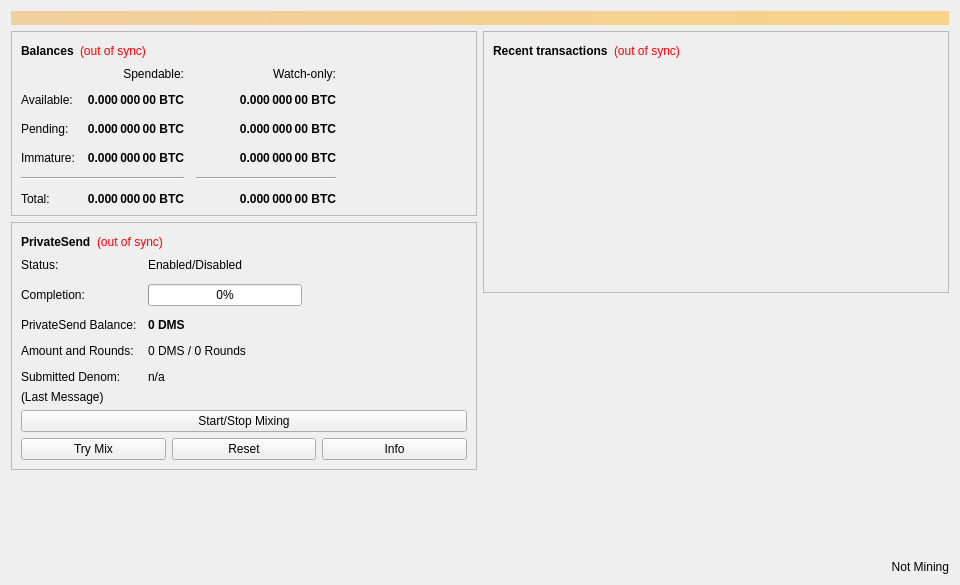
<?xml version="1.0" encoding="UTF-8"?>
<ui version="4.0">
 <class>OverviewPage</class>
 <widget class="QWidget" name="OverviewPage">
  <property name="geometry">
   <rect>
    <x>0</x>
    <y>0</y>
    <width>960</width>
    <height>585</height>
   </rect>
  </property>
  <property name="minimumSize">
   <size>
    <width>960</width>
    <height>0</height>
   </size>
  </property>
  <property name="windowTitle">
   <string>Form</string>
  </property>
  <layout class="QVBoxLayout" name="topLayout">
   <item>
    <widget class="QLabel" name="labelAlerts">
     <property name="visible">
      <bool>false</bool>
     </property>
     <property name="styleSheet">
      <string notr="true">QLabel { background-color: qlineargradient(x1: 0, y1: 0, x2: 1, y2: 0, stop:0 #F0D0A0, stop:1 #F8D488); color:#000000; }</string>
     </property>
     <property name="wordWrap">
      <bool>true</bool>
     </property>
     <property name="margin">
      <number>3</number>
     </property>
     <property name="openExternalLinks">
      <bool>true</bool>
     </property>
     <property name="textInteractionFlags">
      <set>Qt::TextBrowserInteraction</set>
     </property>
    </widget>
   </item>
   <item>
    <layout class="QHBoxLayout" name="horizontalLayout" stretch="1,1">
     <item>
      <layout class="QVBoxLayout" name="verticalLayout_2">
       <item>
        <widget class="QFrame" name="frame">
         <property name="frameShape">
          <enum>QFrame::StyledPanel</enum>
         </property>
         <property name="frameShadow">
          <enum>QFrame::Raised</enum>
         </property>
         <layout class="QVBoxLayout" name="verticalLayout_4">
          <item>
           <layout class="QHBoxLayout" name="horizontalLayout_4">
            <item>
             <widget class="QLabel" name="label_5">
              <property name="font">
               <font>
                <weight>75</weight>
                <bold>true</bold>
               </font>
              </property>
              <property name="text">
               <string>Balances</string>
              </property>
             </widget>
            </item>
            <item>
             <widget class="QLabel" name="labelWalletStatus">
              <property name="toolTip">
               <string>The displayed information may be out of date. Your wallet automatically synchronizes with the Documentchain network after a connection is established, but this process has not completed yet.</string>
              </property>
              <property name="styleSheet">
               <string notr="true">QLabel { color: red; }</string>
              </property>
              <property name="text">
               <string notr="true">(out of sync)</string>
              </property>
              <property name="alignment">
               <set>Qt::AlignLeading|Qt::AlignLeft|Qt::AlignVCenter</set>
              </property>
             </widget>
            </item>
            <item>
             <spacer name="horizontalSpacer_3">
              <property name="orientation">
               <enum>Qt::Horizontal</enum>
              </property>
              <property name="sizeHint" stdset="0">
               <size>
                <width>40</width>
                <height>20</height>
               </size>
              </property>
             </spacer>
            </item>
           </layout>
          </item>
          <item>
           <layout class="QGridLayout" name="gridLayout">
            <property name="spacing">
             <number>12</number>
            </property>
            <item row="2" column="2">
             <widget class="QLabel" name="labelWatchPending">
              <property name="font">
               <font>
                <weight>75</weight>
                <bold>true</bold>
               </font>
              </property>
              <property name="cursor">
               <cursorShape>IBeamCursor</cursorShape>
              </property>
              <property name="toolTip">
               <string>Unconfirmed transactions to watch-only addresses</string>
              </property>
              <property name="text">
               <string notr="true">0.000 000 00 BTC</string>
              </property>
              <property name="alignment">
               <set>Qt::AlignRight|Qt::AlignTrailing|Qt::AlignVCenter</set>
              </property>
              <property name="textInteractionFlags">
               <set>Qt::LinksAccessibleByMouse|Qt::TextSelectableByKeyboard|Qt::TextSelectableByMouse</set>
              </property>
             </widget>
            </item>
            <item row="2" column="1">
             <widget class="QLabel" name="labelUnconfirmed">
              <property name="font">
               <font>
                <weight>75</weight>
                <bold>true</bold>
               </font>
              </property>
              <property name="cursor">
               <cursorShape>IBeamCursor</cursorShape>
              </property>
              <property name="toolTip">
               <string>Total of transactions that have yet to be confirmed, and do not yet count toward the spendable balance</string>
              </property>
              <property name="text">
               <string notr="true">0.000 000 00 BTC</string>
              </property>
              <property name="alignment">
               <set>Qt::AlignRight|Qt::AlignTrailing|Qt::AlignVCenter</set>
              </property>
              <property name="textInteractionFlags">
               <set>Qt::LinksAccessibleByMouse|Qt::TextSelectableByKeyboard|Qt::TextSelectableByMouse</set>
              </property>
             </widget>
            </item>
            <item row="3" column="2">
             <widget class="QLabel" name="labelWatchImmature">
              <property name="font">
               <font>
                <weight>75</weight>
                <bold>true</bold>
               </font>
              </property>
              <property name="cursor">
               <cursorShape>IBeamCursor</cursorShape>
              </property>
              <property name="toolTip">
               <string>Mined balance in watch-only addresses that has not yet matured</string>
              </property>
              <property name="text">
               <string notr="true">0.000 000 00 BTC</string>
              </property>
              <property name="alignment">
               <set>Qt::AlignRight|Qt::AlignTrailing|Qt::AlignVCenter</set>
              </property>
              <property name="textInteractionFlags">
               <set>Qt::LinksAccessibleByMouse|Qt::TextSelectableByKeyboard|Qt::TextSelectableByMouse</set>
              </property>
             </widget>
            </item>
            <item row="4" column="0" colspan="2">
             <widget class="Line" name="lineSpendableBalance">
              <property name="orientation">
               <enum>Qt::Horizontal</enum>
              </property>
             </widget>
            </item>
            <item row="4" column="2">
             <widget class="Line" name="lineWatchBalance">
              <property name="sizePolicy">
               <sizepolicy hsizetype="Preferred" vsizetype="Fixed">
                <horstretch>0</horstretch>
                <verstretch>0</verstretch>
               </sizepolicy>
              </property>
              <property name="minimumSize">
               <size>
                <width>140</width>
                <height>0</height>
               </size>
              </property>
              <property name="orientation">
               <enum>Qt::Horizontal</enum>
              </property>
             </widget>
            </item>
            <item row="5" column="0">
             <widget class="QLabel" name="labelTotalText">
              <property name="text">
               <string>Total:</string>
              </property>
             </widget>
            </item>
            <item row="3" column="1">
             <widget class="QLabel" name="labelImmature">
              <property name="font">
               <font>
                <weight>75</weight>
                <bold>true</bold>
               </font>
              </property>
              <property name="cursor">
               <cursorShape>IBeamCursor</cursorShape>
              </property>
              <property name="toolTip">
               <string>Mined balance that has not yet matured</string>
              </property>
              <property name="text">
               <string notr="true">0.000 000 00 BTC</string>
              </property>
              <property name="alignment">
               <set>Qt::AlignRight|Qt::AlignTrailing|Qt::AlignVCenter</set>
              </property>
              <property name="textInteractionFlags">
               <set>Qt::LinksAccessibleByMouse|Qt::TextSelectableByKeyboard|Qt::TextSelectableByMouse</set>
              </property>
             </widget>
            </item>
            <item row="2" column="3">
             <spacer name="horizontalSpacer_2">
              <property name="orientation">
               <enum>Qt::Horizontal</enum>
              </property>
              <property name="sizeHint" stdset="0">
               <size>
                <width>40</width>
                <height>20</height>
               </size>
              </property>
             </spacer>
            </item>
            <item row="3" column="0">
             <widget class="QLabel" name="labelImmatureText">
              <property name="text">
               <string>Immature:</string>
              </property>
             </widget>
            </item>
            <item row="5" column="1">
             <widget class="QLabel" name="labelTotal">
              <property name="font">
               <font>
                <weight>75</weight>
                <bold>true</bold>
               </font>
              </property>
              <property name="cursor">
               <cursorShape>IBeamCursor</cursorShape>
              </property>
              <property name="toolTip">
               <string>Your current total balance</string>
              </property>
              <property name="text">
               <string notr="true">0.000 000 00 BTC</string>
              </property>
              <property name="alignment">
               <set>Qt::AlignRight|Qt::AlignTrailing|Qt::AlignVCenter</set>
              </property>
              <property name="textInteractionFlags">
               <set>Qt::LinksAccessibleByMouse|Qt::TextSelectableByKeyboard|Qt::TextSelectableByMouse</set>
              </property>
             </widget>
            </item>
            <item row="5" column="2">
             <widget class="QLabel" name="labelWatchTotal">
              <property name="font">
               <font>
                <weight>75</weight>
                <bold>true</bold>
               </font>
              </property>
              <property name="cursor">
               <cursorShape>IBeamCursor</cursorShape>
              </property>
              <property name="toolTip">
               <string>Current total balance in watch-only addresses</string>
              </property>
              <property name="text">
               <string notr="true">0.000 000 00 BTC</string>
              </property>
              <property name="alignment">
               <set>Qt::AlignRight|Qt::AlignTrailing|Qt::AlignVCenter</set>
              </property>
              <property name="textInteractionFlags">
               <set>Qt::LinksAccessibleByMouse|Qt::TextSelectableByKeyboard|Qt::TextSelectableByMouse</set>
              </property>
             </widget>
            </item>
            <item row="0" column="2">
             <widget class="QLabel" name="labelWatchonly">
              <property name="text">
               <string>Watch-only:</string>
              </property>
              <property name="alignment">
               <set>Qt::AlignRight|Qt::AlignTrailing|Qt::AlignVCenter</set>
              </property>
             </widget>
            </item>
            <item row="1" column="0">
             <widget class="QLabel" name="labelBalanceText">
              <property name="text">
               <string>Available:</string>
              </property>
             </widget>
            </item>
            <item row="1" column="1">
             <widget class="QLabel" name="labelBalance">
              <property name="font">
               <font>
                <weight>75</weight>
                <bold>true</bold>
               </font>
              </property>
              <property name="cursor">
               <cursorShape>IBeamCursor</cursorShape>
              </property>
              <property name="toolTip">
               <string>Your current spendable balance</string>
              </property>
              <property name="text">
               <string notr="true">0.000 000 00 BTC</string>
              </property>
              <property name="alignment">
               <set>Qt::AlignRight|Qt::AlignTrailing|Qt::AlignVCenter</set>
              </property>
              <property name="textInteractionFlags">
               <set>Qt::LinksAccessibleByMouse|Qt::TextSelectableByKeyboard|Qt::TextSelectableByMouse</set>
              </property>
             </widget>
            </item>
            <item row="1" column="2">
             <widget class="QLabel" name="labelWatchAvailable">
              <property name="font">
               <font>
                <weight>75</weight>
                <bold>true</bold>
               </font>
              </property>
              <property name="cursor">
               <cursorShape>IBeamCursor</cursorShape>
              </property>
              <property name="toolTip">
               <string>Your current balance in watch-only addresses</string>
              </property>
              <property name="text">
               <string notr="true">0.000 000 00 BTC</string>
              </property>
              <property name="alignment">
               <set>Qt::AlignRight|Qt::AlignTrailing|Qt::AlignVCenter</set>
              </property>
              <property name="textInteractionFlags">
               <set>Qt::LinksAccessibleByMouse|Qt::TextSelectableByKeyboard|Qt::TextSelectableByMouse</set>
              </property>
             </widget>
            </item>
            <item row="2" column="0">
             <widget class="QLabel" name="labelPendingText">
              <property name="text">
               <string>Pending:</string>
              </property>
             </widget>
            </item>
            <item row="0" column="1">
             <widget class="QLabel" name="labelSpendable">
              <property name="text">
               <string>Spendable:</string>
              </property>
              <property name="alignment">
               <set>Qt::AlignRight|Qt::AlignTrailing|Qt::AlignVCenter</set>
              </property>
             </widget>
            </item>
           </layout>
          </item>
         </layout>
        </widget>
       </item>
       <item>
        <widget class="QFrame" name="framePrivateSend">
         <property name="layoutDirection">
          <enum>Qt::LeftToRight</enum>
         </property>
         <property name="frameShape">
          <enum>QFrame::StyledPanel</enum>
         </property>
         <property name="frameShadow">
          <enum>QFrame::Raised</enum>
         </property>
         <layout class="QVBoxLayout" name="VerticalLayout_PS1">
          <item>
           <layout class="QHBoxLayout" name="horizontalLayout_5">
            <item>
             <widget class="QLabel" name="labelPrivateSendHeader">
              <property name="font">
               <font>
                <weight>75</weight>
                <bold>true</bold>
               </font>
              </property>
              <property name="text">
               <string>PrivateSend</string>
              </property>
             </widget>
            </item>
            <item>
             <widget class="QLabel" name="labelPrivateSendSyncStatus">
              <property name="toolTip">
               <string>The displayed information may be out of date. Your wallet automatically synchronizes with the Documentchain network after a connection is established, but this process has not completed yet.</string>
              </property>
              <property name="styleSheet">
               <string notr="true">QLabel { color: red; }</string>
              </property>
              <property name="text">
               <string notr="true">(out of sync)</string>
              </property>
              <property name="alignment">
               <set>Qt::AlignLeading|Qt::AlignLeft|Qt::AlignVCenter</set>
              </property>
             </widget>
            </item>
            <item>
             <spacer name="horizontalSpacer_4">
              <property name="orientation">
               <enum>Qt::Horizontal</enum>
              </property>
              <property name="sizeHint" stdset="0">
               <size>
                <width>40</width>
                <height>20</height>
               </size>
              </property>
             </spacer>
            </item>
           </layout>
          </item>
          <item>
           <layout class="QFormLayout" name="privateSendFormLayout">
            <property name="fieldGrowthPolicy">
             <enum>QFormLayout::AllNonFixedFieldsGrow</enum>
            </property>
            <property name="horizontalSpacing">
             <number>11</number>
            </property>
            <property name="verticalSpacing">
             <number>12</number>
            </property>
            <item row="0" column="0">
             <widget class="QLabel" name="labelPrivateSendEnabledText">
              <property name="text">
               <string>Status:</string>
              </property>
             </widget>
            </item>
            <item row="0" column="1">
             <widget class="QLabel" name="labelPrivateSendEnabled">
              <property name="text">
               <string>Enabled/Disabled</string>
              </property>
             </widget>
            </item>
            <item row="1" column="0">
             <widget class="QLabel" name="labelCompletitionText">
              <property name="text">
               <string>Completion:</string>
              </property>
             </widget>
            </item>
            <item row="1" column="1">
             <widget class="QProgressBar" name="privateSendProgress">
              <property name="maximumSize">
               <size>
                <width>154</width>
                <height>16777215</height>
               </size>
              </property>
              <property name="value">
               <number>0</number>
              </property>
             </widget>
            </item>
            <item row="2" column="0">
             <widget class="QLabel" name="labelAnonymizedText">
              <property name="text">
               <string>PrivateSend Balance:</string>
              </property>
             </widget>
            </item>
            <item row="2" column="1">
             <widget class="QLabel" name="labelAnonymized">
              <property name="font">
               <font>
                <weight>75</weight>
                <bold>true</bold>
               </font>
              </property>
              <property name="text">
               <string notr="true">0 DMS</string>
              </property>
             </widget>
            </item>
            <item row="3" column="0">
             <widget class="QLabel" name="labelAmountAndRoundsText">
              <property name="text">
               <string>Amount and Rounds:</string>
              </property>
             </widget>
            </item>
            <item row="3" column="1">
             <widget class="QLabel" name="labelAmountRounds">
              <property name="text">
               <string>0 DMS / 0 Rounds</string>
              </property>
             </widget>
            </item>
            <item row="4" column="0">
             <widget class="QLabel" name="labelSubmittedDenomText">
              <property name="text">
               <string>Submitted Denom:</string>
              </property>
             </widget>
            </item>
            <item row="4" column="1">
             <widget class="QLabel" name="labelSubmittedDenom">
              <property name="toolTip">
               <string>The denominations you submitted to the Masternode.&lt;br&gt;To mix, other users must submit the exact same denominations.</string>
              </property>
              <property name="text">
               <string>n/a</string>
              </property>
             </widget>
            </item>
           </layout>
          </item>
          <item>
           <layout class="QVBoxLayout" name="VerticalLayout_PS">
            <item>
             <widget class="QLabel" name="labelPrivateSendLastMessage">
              <property name="text">
               <string>(Last Message)</string>
              </property>
              <property name="alignment">
               <set>Qt::AlignLeading|Qt::AlignLeft|Qt::AlignTop</set>
              </property>
              <property name="wordWrap">
               <bool>true</bool>
              </property>
             </widget>
            </item>
            <item>
             <widget class="QPushButton" name="togglePrivateSend">
              <property name="sizePolicy">
               <sizepolicy hsizetype="MinimumExpanding" vsizetype="Fixed">
                <horstretch>0</horstretch>
                <verstretch>0</verstretch>
               </sizepolicy>
              </property>
              <property name="text">
               <string>Start/Stop Mixing</string>
              </property>
             </widget>
            </item>
            <item>
             <layout class="QHBoxLayout" name="horizontalLayout_debugbuttons">
              <item>
               <widget class="QPushButton" name="privateSendAuto">
                <property name="sizePolicy">
                 <sizepolicy hsizetype="MinimumExpanding" vsizetype="Fixed">
                  <horstretch>0</horstretch>
                  <verstretch>0</verstretch>
                 </sizepolicy>
                </property>
                <property name="toolTip">
                 <string>Try to manually submit a PrivateSend request.</string>
                </property>
                <property name="text">
                 <string>Try Mix</string>
                </property>
               </widget>
              </item>
              <item>
               <widget class="QPushButton" name="privateSendReset">
                <property name="sizePolicy">
                 <sizepolicy hsizetype="MinimumExpanding" vsizetype="Fixed">
                  <horstretch>0</horstretch>
                  <verstretch>0</verstretch>
                 </sizepolicy>
                </property>
                <property name="toolTip">
                 <string>Reset the current status of PrivateSend (can interrupt PrivateSend if it's in the process of Mixing, which can cost you money!)</string>
                </property>
                <property name="autoFillBackground">
                 <bool>false</bool>
                </property>
                <property name="text">
                 <string>Reset</string>
                </property>
               </widget>
              </item>
              <item>
               <widget class="QPushButton" name="privateSendInfo">
                <property name="sizePolicy">
                 <sizepolicy hsizetype="MinimumExpanding" vsizetype="Fixed">
                  <horstretch>0</horstretch>
                  <verstretch>0</verstretch>
                 </sizepolicy>
                </property>
                <property name="toolTip">
                 <string>Information about PrivateSend and Mixing</string>
                </property>
                <property name="text">
                 <string>Info</string>
                </property>
               </widget>
              </item>
             </layout>
            </item>
           </layout>
          </item>
         </layout>
        </widget>
       </item>
       <item>
        <spacer name="verticalSpacer">
         <property name="orientation">
          <enum>Qt::Vertical</enum>
         </property>
         <property name="sizeHint" stdset="0">
          <size>
           <width>20</width>
           <height>40</height>
          </size>
         </property>
        </spacer>
       </item>
      </layout>
     </item>
     <item>
      <layout class="QVBoxLayout" name="verticalLayout_3">
       <item>
        <widget class="QFrame" name="frame_2">
         <property name="frameShape">
          <enum>QFrame::StyledPanel</enum>
         </property>
         <property name="frameShadow">
          <enum>QFrame::Raised</enum>
         </property>
         <layout class="QVBoxLayout" name="verticalLayout">
          <item>
           <layout class="QHBoxLayout" name="horizontalLayout_2">
            <item>
             <widget class="QLabel" name="label_4">
              <property name="font">
               <font>
                <weight>75</weight>
                <bold>true</bold>
               </font>
              </property>
              <property name="text">
               <string>Recent transactions</string>
              </property>
             </widget>
            </item>
            <item>
             <widget class="QLabel" name="labelTransactionsStatus">
              <property name="toolTip">
               <string>The displayed information may be out of date. Your wallet automatically synchronizes with the Documentchain network after a connection is established, but this process has not completed yet.</string>
              </property>
              <property name="styleSheet">
               <string notr="true">QLabel { color: red; }</string>
              </property>
              <property name="text">
               <string notr="true">(out of sync)</string>
              </property>
              <property name="alignment">
               <set>Qt::AlignLeading|Qt::AlignLeft|Qt::AlignVCenter</set>
              </property>
             </widget>
            </item>
            <item>
             <spacer name="horizontalSpacer">
              <property name="orientation">
               <enum>Qt::Horizontal</enum>
              </property>
              <property name="sizeHint" stdset="0">
               <size>
                <width>40</width>
                <height>20</height>
               </size>
              </property>
             </spacer>
            </item>
           </layout>
          </item>
          <item>
           <widget class="QListView" name="listTransactions">
            <property name="styleSheet">
             <string notr="true">QListView { background: transparent; }</string>
            </property>
            <property name="frameShape">
             <enum>QFrame::NoFrame</enum>
            </property>
            <property name="verticalScrollBarPolicy">
             <enum>Qt::ScrollBarAlwaysOff</enum>
            </property>
            <property name="horizontalScrollBarPolicy">
             <enum>Qt::ScrollBarAlwaysOff</enum>
            </property>
            <property name="selectionMode">
             <enum>QAbstractItemView::NoSelection</enum>
            </property>
           </widget>
          </item>
         </layout>
        </widget>
       </item>
       <item>
        <spacer name="verticalSpacer_2">
         <property name="orientation">
          <enum>Qt::Vertical</enum>
         </property>
         <property name="sizeHint" stdset="0">
          <size>
           <width>20</width>
           <height>40</height>
          </size>
         </property>
        </spacer>
       </item>
       <item>
        <widget class="QLabel" name="labelMiningInfo">
         <property name="enabled">
          <bool>true</bool>
         </property>
         <property name="layoutDirection">
          <enum>Qt::LeftToRight</enum>
         </property>
         <property name="text">
          <string>Not Mining</string>
         </property>
         <property name="alignment">
          <set>Qt::AlignRight|Qt::AlignTrailing|Qt::AlignVCenter</set>
         </property>
        </widget>
       </item>
      </layout>
     </item>
    </layout>
   </item>
  </layout>
 </widget>
 <resources/>
 <connections/>
</ui>
